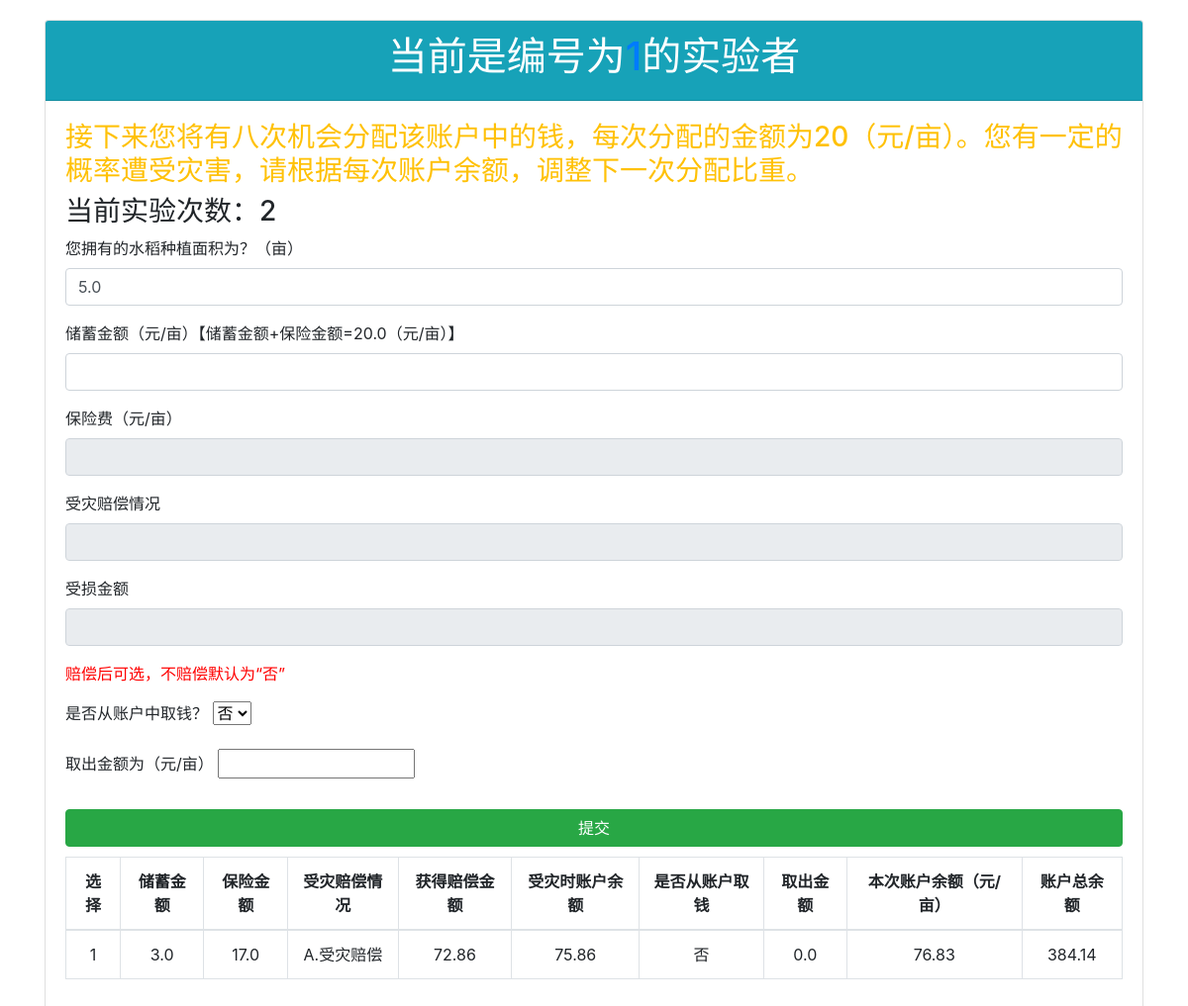
The page /show/ex/1 on the database its author committed.
### show/models.py (models this page shows)
class Choice(models.Model):
    choice_id = models.AutoField(verbose_name="选择id",primary_key=True)
    choice_user_id = models.CharField(max_length=100,verbose_name="用户编号")
    choice_times = models.IntegerField(verbose_name="当前实验次数")
    choice_area = models.FloatField(verbose_name="种植水稻的土地面积")
    choice_saving = models.FloatField(verbose_name="储蓄金额")
    choice_insurance = models.FloatField(verbose_name="保险金额")
    choice_lost_situation = models.CharField(max_length=20,verbose_name="受灾赔偿情况")
    choice_affected_degree = models.FloatField(verbose_name="受灾程度",null=True,blank=True)
    choice_gain_money = models.FloatField(verbose_name="获得赔偿金额",null=True,blank=True)
    choice_affected_date = models.IntegerField(verbose_name="受灾日期",null=True,blank=True)
    choice_before_affected_saving_sum = models.FloatField(verbose_name="受灾前储蓄本息和",null=True,blank=True)
    choice_current_remain = models.FloatField(verbose_name="受灾时账户余额",null=True,blank=True)
    choice_is_get = models.CharField(max_length=10,verbose_name="是否从账户中取出钱")
    choice_reduce_money = models.FloatField(verbose_name="取出金额")
    choice_after_affected = models.FloatField(verbose_name="受灾后至产品周期结束账户内金额的本息和",null=True,blank=True)
    choice_balance = models.FloatField(verbose_name="本次账户余额（元/亩）")
    choice_total_balance = models.FloatField(verbose_name="账户总余额")
    class Meta:
        verbose_name="实验记录"
        verbose_name_plural="实验记录"

### show/views.py (the view, shortened to what this page needs)
# urls.py: path('ex/<user_id>',views.experiment,name='exper'),
def experiment(request,user_id):
    context = {
        "tag":0,
        "user_id":user_id,
        "times":1,
        "t_area":0.0,
        "last_remain":0.00,
        "last_choice":"",
        "ex_introduce":"接下来您将有八次机会分配该账户中的钱，每次分配的金额为20（元/亩）。您有一定的概率遭受灾害，请根据每次账户余额，调整下一次分配比重。",
        "data":[]
    }
    try:
        db = Choice.objects.all().filter(choice_user_id=user_id)
        context['tag'] = 1
        context['times'] = len(db) + 1
        for item in db:
            temp = {}
            temp['user_id'] = item.choice_user_id
            temp['ex_times'] = item.choice_times
            temp['area'] = item.choice_area
            context['t_area'] = temp['area']
            temp['saving'] = item.choice_saving
            temp['insurance'] = item.choice_insurance
            temp['lost_situation'] = item.choice_lost_situation
            temp['gain_money'] = item.choice_gain_money
            temp['current_remain'] = item.choice_current_remain
            temp['reduce_money'] = item.choice_reduce_money
            temp['balance'] = item.choice_balance
            context['last_remain'] = temp['balance']
            temp['total_balance'] = item.choice_total_balance
            context['data'].append(temp)
    except Choice.DoesNotExist:
        context['tag'] = 0
    return render(request,'experiment.html',context)

### show/templates/experiment.html (shortened to what this page needs)
<!DOCTYPE html>
<html lang="zh-CN">
<head>
    <link rel="stylesheet" href="https://cdn.staticfile.org/twitter-bootstrap/4.3.1/css/bootstrap.min.css">
</head>
<body>
    <div class="container" style="margin-top: 20px;margin-bottom: 20px;">
        <div class="card">
            <div class="card-header bg-info text-center text-white">
                <h1>当前是编号为<span class="text-primary">{{user_id}}</span>的实验者</h1>
            </div>
            <div class="card-body">
                <h3 class="text-warning">{{ex_introduce}}</h3>
                {% if times > 8 %}
                    <h3>实验结束！感谢参与！</h3>
                {% else %}
                    <h3>当前实验次数：{{times}}</h3>
                {% endif %}
                <form role="form" id="myform" action="{% url 'show:addex' %}" method="post">
                    {% if times <= 8 %}
                    <div class="form-group">
                        <label for="area">您拥有的水稻种植面积为？（亩）</label>
                        <input type="number" name="area" class="form-control" id="area" min="0.0" max="10000000.0" step="0.1" value="{{t_area}}">
                    </div>
                    <div class="form-group">
                        <label for="saving">储蓄金额（元/亩）【储蓄金额+保险金额=20.0（元/亩）】</label>
                        <input type="number" name="saving" id="saving" class="form-control" min="0.00" max="20.00" step="0.01">
                    </div>
                    <div class="form-group">
                        <label for="insurance">保险费（元/亩）</label>
                        <input type="number" name="insurance" class="form-control" id="insurance" readonly>
                    </div>
                    <div class="form-group">
                        <label for="lost_situation">受灾赔偿情况</label>
                        <input type="text" name="lost_situation" class="form-control" id="lost_situation" readonly>
                    </div>
                    <div class="form-group">
                        <label for="lost_money">受损金额</label>
                        <input type="text" name="lost_money" class="form-control" id="lost_money" readonly>
                    </div>
                    <div id="lost_show_1" style="display: block;">
                        <p style="color: red;">赔偿后可选，不赔偿默认为“否”</p>
                    </div>
                    <div class="form-group" id="lost_show_2" style="display: block;">
                        <label for="is_get">是否从账户中取钱？</label>
                        <select name="is_get" id="is_get">
                            <option value="2" selected="selected">否</option>
                        </select>
                    </div>
                    <div class="form-group" id="lost_show_3" style="display: block;">
                        <label for="reduce_money">取出金额为（元/亩）</label>
                        <input type="number" name="reduce_money" min="0.00" max="1000000000.00" step="0.01" value="">
                    </div>
                    {% endif %}
                    {% if times <= 9 %}
                    <div class="text-center">
                        <input class="btn btn-success" style="margin-top:10px;margin-bottom:10px;width: 100%;" type="submit" value="提交">
                    </div>
                    {% endif %}
                </form>
                <div class="table-responsive">
                    <table class="table table-bordered text-center">
                        <thead>
                            <tr>
                                <th>选择</th>
                                <th>储蓄金额</th>
                                <th>保险金额</th>
                                <th>受灾赔偿情况</th>
                                <th>获得赔偿金额</th>
                                <th>受灾时账户余额</th>
                                <th>是否从账户取钱</th>
                                <th>取出金额</th>
                                <th>本次账户余额（元/亩）</th>
                                <th>账户总余额</th>
                            </tr>
                        </thead>
                        <tbody>
                            {% if tag == 1 %}
                                {% for item in data %}
                                    <tr>
                                        <td>{{item.ex_times}}</td>
                                        <td>{{item.saving}}</td>
                                        <td>{{item.insurance}}</td>
                                        <td>{{item.lost_situation}}</td>
                                        <td>{{item.gain_money}}</td>
                                        <td>{{item.current_remain}}</td>
                                        {% if item.reduce_money > 0.00 %}
                                        <td>是</td>
                                        {% else %}
                                        <td>否</td>
                                        {% endif %}
                                        <td>{{item.reduce_money}}</td>
                                        <td>{{item.balance}}</td>
                                        <td>{{item.total_balance}}</td>
                                    </tr>
                                {% endfor %}
                            {% endif %}
                        </tbody>
                    </table>
                </div>
            </div>
        </div>
    </div>
</body>
</html>

### rows shown on the page
Choice: area "5.0", saving "3.0", insurance "17.0", lost_situation "A.受灾赔偿", gain_money "72.86", current_remain "75.86", reduce_money "0.0", balance "76.83", total_balance "384.14"

### other values the page prints
{{ user_id }} "1"
{{ ex_introduce }} "接下来您将有八次机会分配该账户中的钱，每次分配的金额为20（元/亩）。您有一定的概率遭受灾害，请根据每次账户余额，调整下一次分配比重。"
{{ times }} "2"
{{ item.ex_times }} "1"
